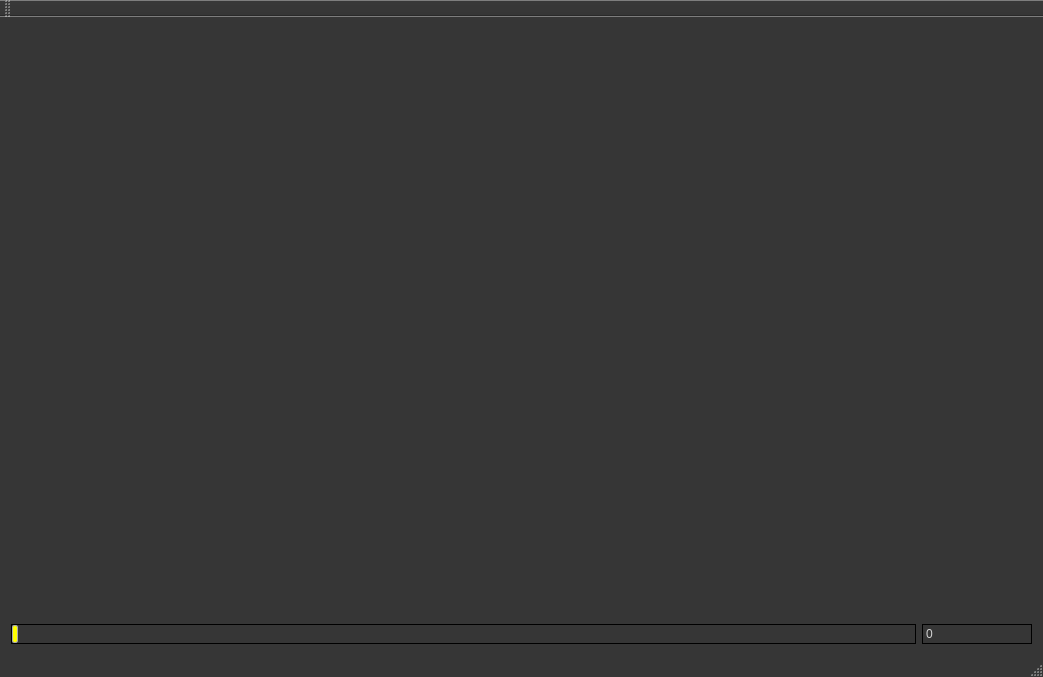
<?xml version="1.0" encoding="UTF-8"?>
<ui version="4.0">
 <class>MainWindow</class>
 <widget class="QMainWindow" name="MainWindow">
  <property name="geometry">
   <rect>
    <x>0</x>
    <y>0</y>
    <width>1043</width>
    <height>677</height>
   </rect>
  </property>
  <property name="palette">
   <palette>
    <active>
     <colorrole role="WindowText">
      <brush brushstyle="SolidPattern">
       <color alpha="255">
        <red>255</red>
        <green>255</green>
        <blue>255</blue>
       </color>
      </brush>
     </colorrole>
     <colorrole role="Button">
      <brush brushstyle="SolidPattern">
       <color alpha="255">
        <red>54</red>
        <green>54</green>
        <blue>54</blue>
       </color>
      </brush>
     </colorrole>
     <colorrole role="Light">
      <brush brushstyle="SolidPattern">
       <color alpha="255">
        <red>81</red>
        <green>81</green>
        <blue>81</blue>
       </color>
      </brush>
     </colorrole>
     <colorrole role="Midlight">
      <brush brushstyle="SolidPattern">
       <color alpha="255">
        <red>67</red>
        <green>67</green>
        <blue>67</blue>
       </color>
      </brush>
     </colorrole>
     <colorrole role="Dark">
      <brush brushstyle="SolidPattern">
       <color alpha="255">
        <red>27</red>
        <green>27</green>
        <blue>27</blue>
       </color>
      </brush>
     </colorrole>
     <colorrole role="Mid">
      <brush brushstyle="SolidPattern">
       <color alpha="255">
        <red>36</red>
        <green>36</green>
        <blue>36</blue>
       </color>
      </brush>
     </colorrole>
     <colorrole role="Text">
      <brush brushstyle="SolidPattern">
       <color alpha="255">
        <red>255</red>
        <green>255</green>
        <blue>255</blue>
       </color>
      </brush>
     </colorrole>
     <colorrole role="BrightText">
      <brush brushstyle="SolidPattern">
       <color alpha="255">
        <red>255</red>
        <green>255</green>
        <blue>255</blue>
       </color>
      </brush>
     </colorrole>
     <colorrole role="ButtonText">
      <brush brushstyle="SolidPattern">
       <color alpha="255">
        <red>255</red>
        <green>255</green>
        <blue>255</blue>
       </color>
      </brush>
     </colorrole>
     <colorrole role="Base">
      <brush brushstyle="SolidPattern">
       <color alpha="255">
        <red>0</red>
        <green>0</green>
        <blue>0</blue>
       </color>
      </brush>
     </colorrole>
     <colorrole role="Window">
      <brush brushstyle="SolidPattern">
       <color alpha="255">
        <red>54</red>
        <green>54</green>
        <blue>54</blue>
       </color>
      </brush>
     </colorrole>
     <colorrole role="Shadow">
      <brush brushstyle="SolidPattern">
       <color alpha="255">
        <red>0</red>
        <green>0</green>
        <blue>0</blue>
       </color>
      </brush>
     </colorrole>
     <colorrole role="AlternateBase">
      <brush brushstyle="SolidPattern">
       <color alpha="255">
        <red>27</red>
        <green>27</green>
        <blue>27</blue>
       </color>
      </brush>
     </colorrole>
     <colorrole role="ToolTipBase">
      <brush brushstyle="SolidPattern">
       <color alpha="255">
        <red>255</red>
        <green>255</green>
        <blue>220</blue>
       </color>
      </brush>
     </colorrole>
     <colorrole role="ToolTipText">
      <brush brushstyle="SolidPattern">
       <color alpha="255">
        <red>0</red>
        <green>0</green>
        <blue>0</blue>
       </color>
      </brush>
     </colorrole>
    </active>
    <inactive>
     <colorrole role="WindowText">
      <brush brushstyle="SolidPattern">
       <color alpha="255">
        <red>255</red>
        <green>255</green>
        <blue>255</blue>
       </color>
      </brush>
     </colorrole>
     <colorrole role="Button">
      <brush brushstyle="SolidPattern">
       <color alpha="255">
        <red>54</red>
        <green>54</green>
        <blue>54</blue>
       </color>
      </brush>
     </colorrole>
     <colorrole role="Light">
      <brush brushstyle="SolidPattern">
       <color alpha="255">
        <red>81</red>
        <green>81</green>
        <blue>81</blue>
       </color>
      </brush>
     </colorrole>
     <colorrole role="Midlight">
      <brush brushstyle="SolidPattern">
       <color alpha="255">
        <red>67</red>
        <green>67</green>
        <blue>67</blue>
       </color>
      </brush>
     </colorrole>
     <colorrole role="Dark">
      <brush brushstyle="SolidPattern">
       <color alpha="255">
        <red>27</red>
        <green>27</green>
        <blue>27</blue>
       </color>
      </brush>
     </colorrole>
     <colorrole role="Mid">
      <brush brushstyle="SolidPattern">
       <color alpha="255">
        <red>36</red>
        <green>36</green>
        <blue>36</blue>
       </color>
      </brush>
     </colorrole>
     <colorrole role="Text">
      <brush brushstyle="SolidPattern">
       <color alpha="255">
        <red>255</red>
        <green>255</green>
        <blue>255</blue>
       </color>
      </brush>
     </colorrole>
     <colorrole role="BrightText">
      <brush brushstyle="SolidPattern">
       <color alpha="255">
        <red>255</red>
        <green>255</green>
        <blue>255</blue>
       </color>
      </brush>
     </colorrole>
     <colorrole role="ButtonText">
      <brush brushstyle="SolidPattern">
       <color alpha="255">
        <red>255</red>
        <green>255</green>
        <blue>255</blue>
       </color>
      </brush>
     </colorrole>
     <colorrole role="Base">
      <brush brushstyle="SolidPattern">
       <color alpha="255">
        <red>0</red>
        <green>0</green>
        <blue>0</blue>
       </color>
      </brush>
     </colorrole>
     <colorrole role="Window">
      <brush brushstyle="SolidPattern">
       <color alpha="255">
        <red>54</red>
        <green>54</green>
        <blue>54</blue>
       </color>
      </brush>
     </colorrole>
     <colorrole role="Shadow">
      <brush brushstyle="SolidPattern">
       <color alpha="255">
        <red>0</red>
        <green>0</green>
        <blue>0</blue>
       </color>
      </brush>
     </colorrole>
     <colorrole role="AlternateBase">
      <brush brushstyle="SolidPattern">
       <color alpha="255">
        <red>27</red>
        <green>27</green>
        <blue>27</blue>
       </color>
      </brush>
     </colorrole>
     <colorrole role="ToolTipBase">
      <brush brushstyle="SolidPattern">
       <color alpha="255">
        <red>255</red>
        <green>255</green>
        <blue>220</blue>
       </color>
      </brush>
     </colorrole>
     <colorrole role="ToolTipText">
      <brush brushstyle="SolidPattern">
       <color alpha="255">
        <red>0</red>
        <green>0</green>
        <blue>0</blue>
       </color>
      </brush>
     </colorrole>
    </inactive>
    <disabled>
     <colorrole role="WindowText">
      <brush brushstyle="SolidPattern">
       <color alpha="255">
        <red>27</red>
        <green>27</green>
        <blue>27</blue>
       </color>
      </brush>
     </colorrole>
     <colorrole role="Button">
      <brush brushstyle="SolidPattern">
       <color alpha="255">
        <red>54</red>
        <green>54</green>
        <blue>54</blue>
       </color>
      </brush>
     </colorrole>
     <colorrole role="Light">
      <brush brushstyle="SolidPattern">
       <color alpha="255">
        <red>81</red>
        <green>81</green>
        <blue>81</blue>
       </color>
      </brush>
     </colorrole>
     <colorrole role="Midlight">
      <brush brushstyle="SolidPattern">
       <color alpha="255">
        <red>67</red>
        <green>67</green>
        <blue>67</blue>
       </color>
      </brush>
     </colorrole>
     <colorrole role="Dark">
      <brush brushstyle="SolidPattern">
       <color alpha="255">
        <red>27</red>
        <green>27</green>
        <blue>27</blue>
       </color>
      </brush>
     </colorrole>
     <colorrole role="Mid">
      <brush brushstyle="SolidPattern">
       <color alpha="255">
        <red>36</red>
        <green>36</green>
        <blue>36</blue>
       </color>
      </brush>
     </colorrole>
     <colorrole role="Text">
      <brush brushstyle="SolidPattern">
       <color alpha="255">
        <red>27</red>
        <green>27</green>
        <blue>27</blue>
       </color>
      </brush>
     </colorrole>
     <colorrole role="BrightText">
      <brush brushstyle="SolidPattern">
       <color alpha="255">
        <red>255</red>
        <green>255</green>
        <blue>255</blue>
       </color>
      </brush>
     </colorrole>
     <colorrole role="ButtonText">
      <brush brushstyle="SolidPattern">
       <color alpha="255">
        <red>27</red>
        <green>27</green>
        <blue>27</blue>
       </color>
      </brush>
     </colorrole>
     <colorrole role="Base">
      <brush brushstyle="SolidPattern">
       <color alpha="255">
        <red>54</red>
        <green>54</green>
        <blue>54</blue>
       </color>
      </brush>
     </colorrole>
     <colorrole role="Window">
      <brush brushstyle="SolidPattern">
       <color alpha="255">
        <red>54</red>
        <green>54</green>
        <blue>54</blue>
       </color>
      </brush>
     </colorrole>
     <colorrole role="Shadow">
      <brush brushstyle="SolidPattern">
       <color alpha="255">
        <red>0</red>
        <green>0</green>
        <blue>0</blue>
       </color>
      </brush>
     </colorrole>
     <colorrole role="AlternateBase">
      <brush brushstyle="SolidPattern">
       <color alpha="255">
        <red>54</red>
        <green>54</green>
        <blue>54</blue>
       </color>
      </brush>
     </colorrole>
     <colorrole role="ToolTipBase">
      <brush brushstyle="SolidPattern">
       <color alpha="255">
        <red>255</red>
        <green>255</green>
        <blue>220</blue>
       </color>
      </brush>
     </colorrole>
     <colorrole role="ToolTipText">
      <brush brushstyle="SolidPattern">
       <color alpha="255">
        <red>0</red>
        <green>0</green>
        <blue>0</blue>
       </color>
      </brush>
     </colorrole>
    </disabled>
   </palette>
  </property>
  <property name="windowTitle">
   <string>Particle Effects Workshop</string>
  </property>
  <property name="styleSheet">
   <string notr="true"/>
  </property>
  <widget class="QWidget" name="centralWidget">
   <layout class="QVBoxLayout" name="verticalLayout" stretch="4,0">
    <item>
     <layout class="QHBoxLayout" name="general_layout" stretch="1,1">
      <item>
       <widget class="Viewport" name="viewport_peww" native="true">
        <property name="palette">
         <palette>
          <active>
           <colorrole role="WindowText">
            <brush brushstyle="SolidPattern">
             <color alpha="255">
              <red>197</red>
              <green>197</green>
              <blue>197</blue>
             </color>
            </brush>
           </colorrole>
           <colorrole role="Light">
            <brush brushstyle="SolidPattern">
             <color alpha="255">
              <red>197</red>
              <green>197</green>
              <blue>197</blue>
             </color>
            </brush>
           </colorrole>
           <colorrole role="Midlight">
            <brush brushstyle="SolidPattern">
             <color alpha="255">
              <red>97</red>
              <green>97</green>
              <blue>97</blue>
             </color>
            </brush>
           </colorrole>
           <colorrole role="Dark">
            <brush brushstyle="SolidPattern">
             <color alpha="255">
              <red>54</red>
              <green>54</green>
              <blue>54</blue>
             </color>
            </brush>
           </colorrole>
           <colorrole role="Mid">
            <brush brushstyle="SolidPattern">
             <color alpha="255">
              <red>83</red>
              <green>83</green>
              <blue>83</blue>
             </color>
            </brush>
           </colorrole>
           <colorrole role="Text">
            <brush brushstyle="SolidPattern">
             <color alpha="255">
              <red>255</red>
              <green>255</green>
              <blue>255</blue>
             </color>
            </brush>
           </colorrole>
           <colorrole role="ButtonText">
            <brush brushstyle="SolidPattern">
             <color alpha="255">
              <red>255</red>
              <green>255</green>
              <blue>255</blue>
             </color>
            </brush>
           </colorrole>
          </active>
          <inactive>
           <colorrole role="WindowText">
            <brush brushstyle="SolidPattern">
             <color alpha="255">
              <red>197</red>
              <green>197</green>
              <blue>197</blue>
             </color>
            </brush>
           </colorrole>
           <colorrole role="Light">
            <brush brushstyle="SolidPattern">
             <color alpha="255">
              <red>197</red>
              <green>197</green>
              <blue>197</blue>
             </color>
            </brush>
           </colorrole>
           <colorrole role="Midlight">
            <brush brushstyle="SolidPattern">
             <color alpha="255">
              <red>97</red>
              <green>97</green>
              <blue>97</blue>
             </color>
            </brush>
           </colorrole>
           <colorrole role="Dark">
            <brush brushstyle="SolidPattern">
             <color alpha="255">
              <red>54</red>
              <green>54</green>
              <blue>54</blue>
             </color>
            </brush>
           </colorrole>
           <colorrole role="Mid">
            <brush brushstyle="SolidPattern">
             <color alpha="255">
              <red>83</red>
              <green>83</green>
              <blue>83</blue>
             </color>
            </brush>
           </colorrole>
           <colorrole role="Text">
            <brush brushstyle="SolidPattern">
             <color alpha="255">
              <red>255</red>
              <green>255</green>
              <blue>255</blue>
             </color>
            </brush>
           </colorrole>
           <colorrole role="ButtonText">
            <brush brushstyle="SolidPattern">
             <color alpha="255">
              <red>255</red>
              <green>255</green>
              <blue>255</blue>
             </color>
            </brush>
           </colorrole>
          </inactive>
          <disabled>
           <colorrole role="WindowText">
            <brush brushstyle="SolidPattern">
             <color alpha="255">
              <red>54</red>
              <green>54</green>
              <blue>54</blue>
             </color>
            </brush>
           </colorrole>
           <colorrole role="Light">
            <brush brushstyle="SolidPattern">
             <color alpha="255">
              <red>197</red>
              <green>197</green>
              <blue>197</blue>
             </color>
            </brush>
           </colorrole>
           <colorrole role="Midlight">
            <brush brushstyle="SolidPattern">
             <color alpha="255">
              <red>97</red>
              <green>97</green>
              <blue>97</blue>
             </color>
            </brush>
           </colorrole>
           <colorrole role="Dark">
            <brush brushstyle="SolidPattern">
             <color alpha="255">
              <red>54</red>
              <green>54</green>
              <blue>54</blue>
             </color>
            </brush>
           </colorrole>
           <colorrole role="Mid">
            <brush brushstyle="SolidPattern">
             <color alpha="255">
              <red>83</red>
              <green>83</green>
              <blue>83</blue>
             </color>
            </brush>
           </colorrole>
           <colorrole role="Text">
            <brush brushstyle="SolidPattern">
             <color alpha="255">
              <red>54</red>
              <green>54</green>
              <blue>54</blue>
             </color>
            </brush>
           </colorrole>
           <colorrole role="ButtonText">
            <brush brushstyle="SolidPattern">
             <color alpha="255">
              <red>54</red>
              <green>54</green>
              <blue>54</blue>
             </color>
            </brush>
           </colorrole>
          </disabled>
         </palette>
        </property>
       </widget>
      </item>
      <item>
       <layout class="QVBoxLayout" name="layout" stretch="1,1">
        <item>
         <widget class="NodeView" name="node_view_peww" native="true"/>
        </item>
        <item>
         <widget class="PEWWidget" name="node_params_peww" native="true">
          <property name="palette">
           <palette>
            <active>
             <colorrole role="WindowText">
              <brush brushstyle="SolidPattern">
               <color alpha="255">
                <red>177</red>
                <green>177</green>
                <blue>177</blue>
               </color>
              </brush>
             </colorrole>
             <colorrole role="Text">
              <brush brushstyle="SolidPattern">
               <color alpha="255">
                <red>34</red>
                <green>34</green>
                <blue>34</blue>
               </color>
              </brush>
             </colorrole>
             <colorrole role="BrightText">
              <brush brushstyle="SolidPattern">
               <color alpha="255">
                <red>61</red>
                <green>61</green>
                <blue>61</blue>
               </color>
              </brush>
             </colorrole>
             <colorrole role="ButtonText">
              <brush brushstyle="SolidPattern">
               <color alpha="255">
                <red>95</red>
                <green>95</green>
                <blue>95</blue>
               </color>
              </brush>
             </colorrole>
             <colorrole role="Base">
              <brush brushstyle="SolidPattern">
               <color alpha="255">
                <red>54</red>
                <green>54</green>
                <blue>54</blue>
               </color>
              </brush>
             </colorrole>
             <colorrole role="Shadow">
              <brush brushstyle="SolidPattern">
               <color alpha="255">
                <red>36</red>
                <green>36</green>
                <blue>36</blue>
               </color>
              </brush>
             </colorrole>
             <colorrole role="Highlight">
              <brush brushstyle="SolidPattern">
               <color alpha="255">
                <red>13</red>
                <green>40</green>
                <blue>68</blue>
               </color>
              </brush>
             </colorrole>
             <colorrole role="HighlightedText">
              <brush brushstyle="SolidPattern">
               <color alpha="255">
                <red>198</red>
                <green>198</green>
                <blue>198</blue>
               </color>
              </brush>
             </colorrole>
             <colorrole role="NoRole">
              <brush brushstyle="SolidPattern">
               <color alpha="255">
                <red>50</red>
                <green>50</green>
                <blue>50</blue>
               </color>
              </brush>
             </colorrole>
             <colorrole role="ToolTipBase">
              <brush brushstyle="SolidPattern">
               <color alpha="255">
                <red>158</red>
                <green>158</green>
                <blue>158</blue>
               </color>
              </brush>
             </colorrole>
             <colorrole role="ToolTipText">
              <brush brushstyle="SolidPattern">
               <color alpha="255">
                <red>34</red>
                <green>34</green>
                <blue>34</blue>
               </color>
              </brush>
             </colorrole>
            </active>
            <inactive>
             <colorrole role="WindowText">
              <brush brushstyle="SolidPattern">
               <color alpha="255">
                <red>177</red>
                <green>177</green>
                <blue>177</blue>
               </color>
              </brush>
             </colorrole>
             <colorrole role="Text">
              <brush brushstyle="SolidPattern">
               <color alpha="255">
                <red>34</red>
                <green>34</green>
                <blue>34</blue>
               </color>
              </brush>
             </colorrole>
             <colorrole role="BrightText">
              <brush brushstyle="SolidPattern">
               <color alpha="255">
                <red>61</red>
                <green>61</green>
                <blue>61</blue>
               </color>
              </brush>
             </colorrole>
             <colorrole role="ButtonText">
              <brush brushstyle="SolidPattern">
               <color alpha="255">
                <red>95</red>
                <green>95</green>
                <blue>95</blue>
               </color>
              </brush>
             </colorrole>
             <colorrole role="Base">
              <brush brushstyle="SolidPattern">
               <color alpha="255">
                <red>54</red>
                <green>54</green>
                <blue>54</blue>
               </color>
              </brush>
             </colorrole>
             <colorrole role="Shadow">
              <brush brushstyle="SolidPattern">
               <color alpha="255">
                <red>36</red>
                <green>36</green>
                <blue>36</blue>
               </color>
              </brush>
             </colorrole>
             <colorrole role="Highlight">
              <brush brushstyle="SolidPattern">
               <color alpha="255">
                <red>13</red>
                <green>40</green>
                <blue>68</blue>
               </color>
              </brush>
             </colorrole>
             <colorrole role="HighlightedText">
              <brush brushstyle="SolidPattern">
               <color alpha="255">
                <red>198</red>
                <green>198</green>
                <blue>198</blue>
               </color>
              </brush>
             </colorrole>
             <colorrole role="NoRole">
              <brush brushstyle="SolidPattern">
               <color alpha="255">
                <red>50</red>
                <green>50</green>
                <blue>50</blue>
               </color>
              </brush>
             </colorrole>
             <colorrole role="ToolTipBase">
              <brush brushstyle="SolidPattern">
               <color alpha="255">
                <red>158</red>
                <green>158</green>
                <blue>158</blue>
               </color>
              </brush>
             </colorrole>
             <colorrole role="ToolTipText">
              <brush brushstyle="SolidPattern">
               <color alpha="255">
                <red>34</red>
                <green>34</green>
                <blue>34</blue>
               </color>
              </brush>
             </colorrole>
            </inactive>
            <disabled>
             <colorrole role="WindowText">
              <brush brushstyle="SolidPattern">
               <color alpha="255">
                <red>27</red>
                <green>27</green>
                <blue>27</blue>
               </color>
              </brush>
             </colorrole>
             <colorrole role="Text">
              <brush brushstyle="SolidPattern">
               <color alpha="255">
                <red>27</red>
                <green>27</green>
                <blue>27</blue>
               </color>
              </brush>
             </colorrole>
             <colorrole role="BrightText">
              <brush brushstyle="SolidPattern">
               <color alpha="255">
                <red>61</red>
                <green>61</green>
                <blue>61</blue>
               </color>
              </brush>
             </colorrole>
             <colorrole role="ButtonText">
              <brush brushstyle="SolidPattern">
               <color alpha="255">
                <red>27</red>
                <green>27</green>
                <blue>27</blue>
               </color>
              </brush>
             </colorrole>
             <colorrole role="Base">
              <brush brushstyle="SolidPattern">
               <color alpha="255">
                <red>54</red>
                <green>54</green>
                <blue>54</blue>
               </color>
              </brush>
             </colorrole>
             <colorrole role="Shadow">
              <brush brushstyle="SolidPattern">
               <color alpha="255">
                <red>36</red>
                <green>36</green>
                <blue>36</blue>
               </color>
              </brush>
             </colorrole>
             <colorrole role="Highlight">
              <brush brushstyle="SolidPattern">
               <color alpha="255">
                <red>51</red>
                <green>153</green>
                <blue>255</blue>
               </color>
              </brush>
             </colorrole>
             <colorrole role="HighlightedText">
              <brush brushstyle="SolidPattern">
               <color alpha="255">
                <red>198</red>
                <green>198</green>
                <blue>198</blue>
               </color>
              </brush>
             </colorrole>
             <colorrole role="NoRole">
              <brush brushstyle="SolidPattern">
               <color alpha="255">
                <red>50</red>
                <green>50</green>
                <blue>50</blue>
               </color>
              </brush>
             </colorrole>
             <colorrole role="ToolTipBase">
              <brush brushstyle="SolidPattern">
               <color alpha="255">
                <red>158</red>
                <green>158</green>
                <blue>158</blue>
               </color>
              </brush>
             </colorrole>
             <colorrole role="ToolTipText">
              <brush brushstyle="SolidPattern">
               <color alpha="255">
                <red>34</red>
                <green>34</green>
                <blue>34</blue>
               </color>
              </brush>
             </colorrole>
            </disabled>
           </palette>
          </property>
          <layout class="QVBoxLayout" name="verticalLayout_2">
           <item>
            <layout class="QVBoxLayout" name="node_params_vertical"/>
           </item>
          </layout>
         </widget>
        </item>
       </layout>
      </item>
     </layout>
    </item>
    <item>
     <layout class="QHBoxLayout" name="timeline_layout" stretch="7,0">
      <item>
       <widget class="QSlider" name="timeline_slider">
        <property name="palette">
         <palette>
          <active/>
          <inactive/>
          <disabled/>
         </palette>
        </property>
        <property name="styleSheet">
         <string notr="true">QSlider::groove:horizontal
{
	border: 1px solid black;
	background-color: rgb(54, 54, 54);
}

QSlider::handle:horizontal
{
	border: 1px solid darkgray;
	border-radius: 2px;
	background-color: yellow;
	width: 4px;
}</string>
        </property>
        <property name="orientation">
         <enum>Qt::Horizontal</enum>
        </property>
        <property name="tickPosition">
         <enum>QSlider::TicksAbove</enum>
        </property>
        <property name="tickInterval">
         <number>1</number>
        </property>
       </widget>
      </item>
      <item>
       <widget class="QLineEdit" name="current_frame_line">
        <property name="styleSheet">
         <string notr="true">QLineEdit
{
	background-color: rgb(54, 54, 54);
	border: 1px solid black;
	color: lightgray;
	padding: 1px 1px 1px 1px;
	margin: 0px 0px 0px 0px
}</string>
        </property>
        <property name="text">
         <string>0</string>
        </property>
       </widget>
      </item>
     </layout>
    </item>
   </layout>
  </widget>
  <widget class="QMenuBar" name="menuBar">
   <property name="geometry">
    <rect>
     <x>0</x>
     <y>0</y>
     <width>1043</width>
     <height>26</height>
    </rect>
   </property>
  </widget>
  <widget class="QToolBar" name="mainToolBar">
   <attribute name="toolBarArea">
    <enum>TopToolBarArea</enum>
   </attribute>
   <attribute name="toolBarBreak">
    <bool>false</bool>
   </attribute>
  </widget>
  <widget class="QStatusBar" name="statusBar"/>
 </widget>
 <layoutdefault spacing="6" margin="11"/>
 <customwidgets>
  <customwidget>
   <class>PEWWidget</class>
   <extends>QWidget</extends>
   <header>pewwidget.h</header>
   <container>1</container>
  </customwidget>
  <customwidget>
   <class>NodeView</class>
   <extends>QWidget</extends>
   <header>nodeview.h</header>
   <container>1</container>
  </customwidget>
  <customwidget>
   <class>Viewport</class>
   <extends>QWidget</extends>
   <header location="global">viewport.h</header>
   <container>1</container>
  </customwidget>
 </customwidgets>
 <resources/>
 <connections/>
</ui>
